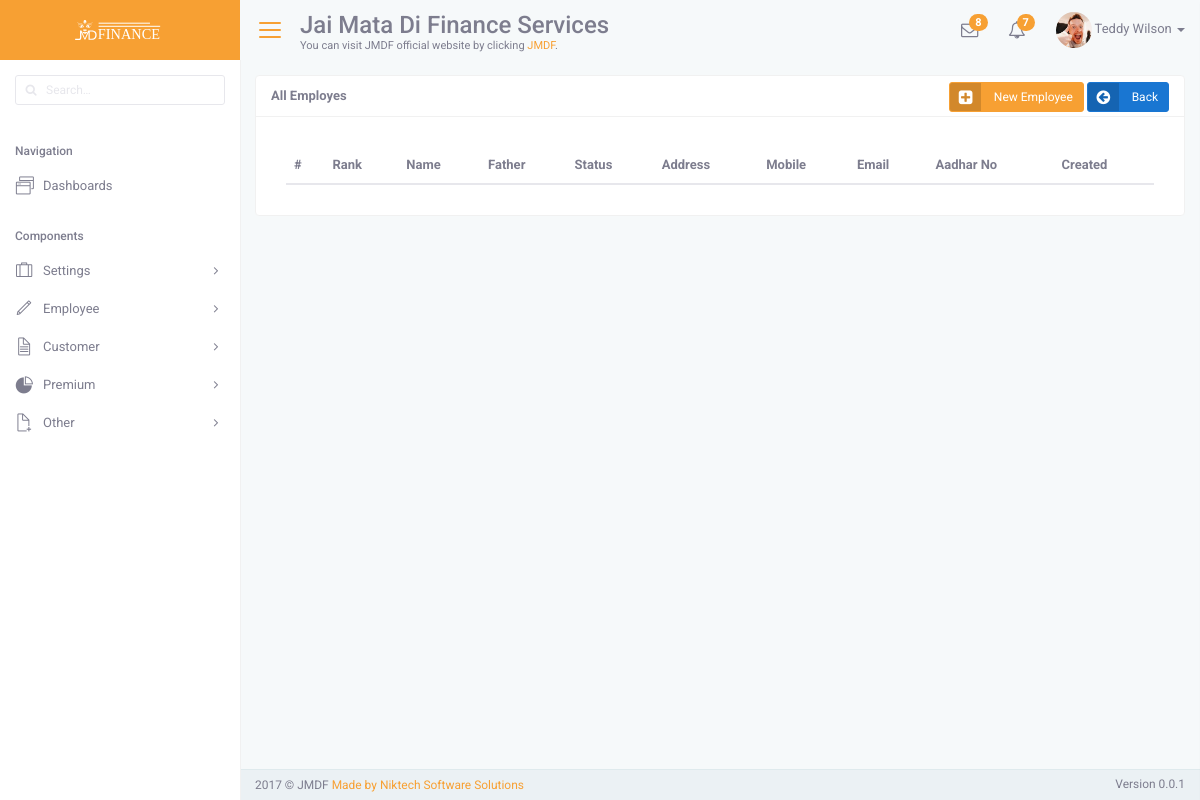
The app's page /index.php/employee/employes, older data.
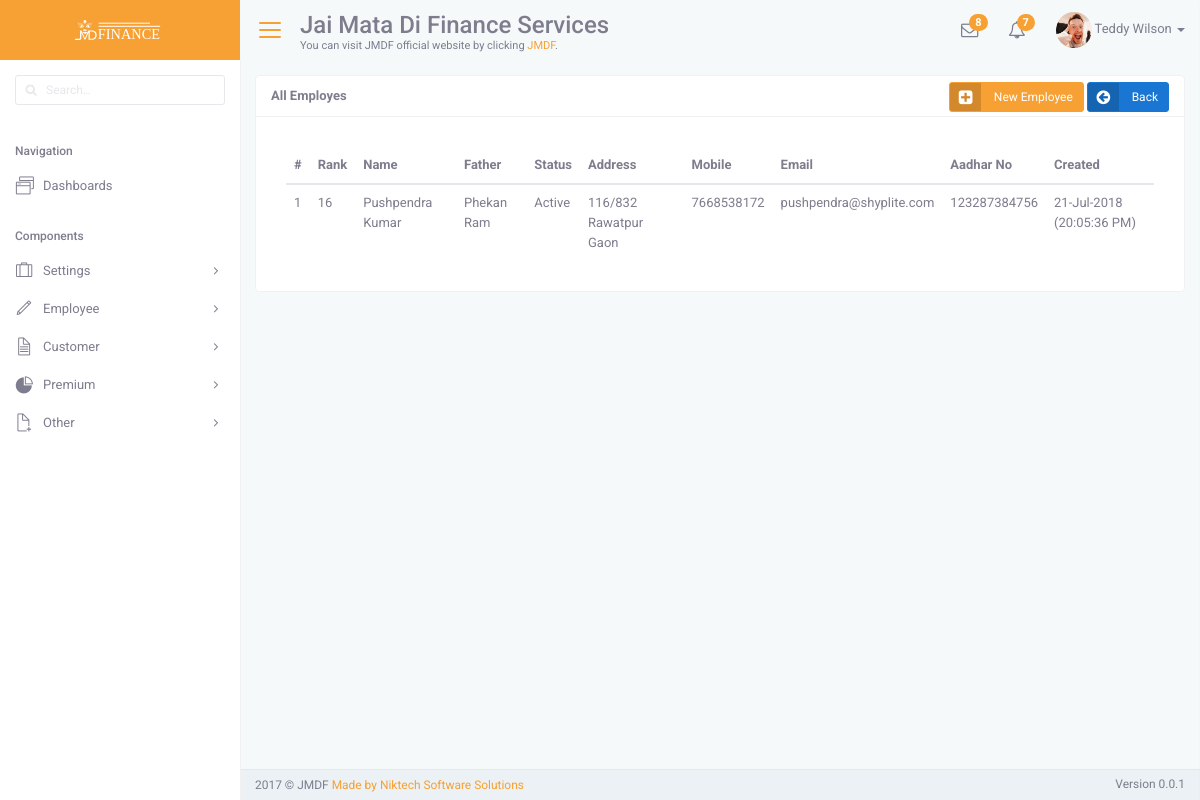
The same page, newer data.
### tables this page shows
CREATE TABLE `employee` (
  `id` int(11) NOT NULL,
  `isAdmin` tinyint(1) NOT NULL DEFAULT '0' COMMENT '0: Not Admin, 1: Admin',
  `loginID` int(11) NOT NULL,
  `branchID` int(11) NOT NULL,
  `rank` int(2) DEFAULT NULL,
  `name` varchar(255) NOT NULL,
  `fatherName` varchar(255) NOT NULL,
  `motherName` varchar(255) NOT NULL,
  `dob` timestamp NOT NULL DEFAULT CURRENT_TIMESTAMP ON UPDATE CURRENT_TIMESTAMP,
  `gender` enum('MALE','FEMALE','OTHER') NOT NULL,
  `category` enum('GEN','OBC','SC','ST','OTHER') NOT NULL,
  `qualification` varchar(255) NOT NULL COMMENT 'Highest Qualification',
  `activeStatus` tinyint(1) NOT NULL COMMENT '0: Deactivated, 1: Activated',
  `address` varchar(255) NOT NULL,
  `city` varchar(255) NOT NULL,
  `state` varchar(255) NOT NULL,
  `pin` varchar(6) NOT NULL,
  `country` varchar(255) NOT NULL,
  `phone` varchar(255) NOT NULL,
  `mobile` varchar(255) NOT NULL,
  `email` varchar(255) NOT NULL,
  `aadharNo` varchar(12) NOT NULL,
  `image` varchar(255) NOT NULL,
  `signature` varchar(255) NOT NULL,
  `idProof` varchar(255) NOT NULL,
  `updated` timestamp NOT NULL DEFAULT CURRENT_TIMESTAMP ON UPDATE CURRENT_TIMESTAMP,
  `created` timestamp NOT NULL DEFAULT CURRENT_TIMESTAMP
);

### application/controllers/Employee.php (called while the page is built, shortened)
<?php
class Employee extends CI_Controller {
	public function employes() {
		$this->load->model("employe");
		$data['employes'] = $this->employe->getAllEmployee();
		$data['title'] = 'All Employee';
		$data['body'] = 'employee/employes';
		$this->load->view('layout',$data);
	}
}

### index.php (called while the page is built, shortened)
<?php
require_once BASEPATH.'core/CodeIgniter.php';

### application/models/Employe.php (called while the page is built, shortened)
<?php
class Employe extends CI_Model {
	function getAllEmployee() {
		$result = $this->db->get('employee');
		return $result->result();
	}
}

### application/views/employee/employes.php (the view)
<div class="layout-content">
  <div class="layout-content-body">
    <div class="row gutter-xs">
      <div class="col-md-12">
        <div class="card">
          <div class="card-header">
            <div class="card-actions" style="top: 35%;">
              <a class="btn btn-sm btn-labeled arrow-primary" href="<?= base_url() ?>newemploye.html">
                <span class="btn-label">
                  <span class="icon icon-plus-square icon-lg icon-fw"></span>
                </span>
                New Employee
              </a>
              <a class="btn btn-sm btn-labeled arrow-info" onclick="window.history.back();" href="#">
                <span class="btn-label">
                  <span class="icon icon-arrow-circle-left icon-lg icon-fw"></span>
                </span>
                Back
              </a>
            </div>
            <strong>All Employes</strong>
          </div>
          <div class="card-body">
            <div class="card-body" data-toggle="match-height">
              <table class="table">
                <thead>
                  <tr>
                    <th>#</th>
                    <th>Rank</th>
                    <th>Name</th>
                    <th>Father</th>
                    <th>Status</th>
                    <th>Address</th>
                    <th>Mobile</th>
                    <th>Email</th>
                    <th>Aadhar No</th>
                    <th>Created</th>
                  </tr>
                </thead>
                <tbody>
                  <?php foreach ($employes as $key => $value): ?>
                    <tr>
                      <td><?= $value->id; ?></td>
                      <td><?= $value->rank; ?></td>
                      <td><?= $value->name; ?></td>
                      <td><?= $value->fatherName; ?></td>
                      <td><?= $value->activeStatus == 1 ? 'Active' : 'Deactive'; ?></td>
                      <td><?= $value->address; ?></td>
                      <td><?= $value->mobile; ?></td>
                      <td><?= $value->email; ?></td>
                      <td><?= $value->aadharNo; ?></td>
                      <td><?= date("d-M-Y (H:i:s A)", strtotime($value->created)); ?></td>
                    </tr>
                  <?php endforeach; ?>
                </tbody>
              </table>
            </div>
          </div>
        </div>
      </div>
    </div>
  </div>
</div>

Row changes from the older to the newer data that the page shows:
added employee: id "1", rank "16", name "Pushpendra Kumar", fatherName "Phekan Ram", activeStatus "Active", address "116/832 Rawatpur Gaon", mobile "7668538172", email "pushpendra@shyplite.com", aadharNo "123287384756", created "21-Jul-2018 (20:05:36 PM)"
